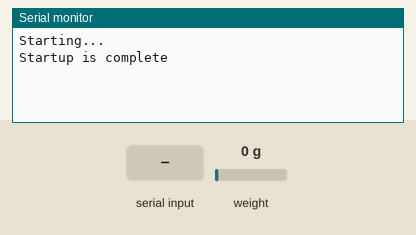
This sketch was run on a simulated Arduino Uno, built with avr-gcc and run on an emulated ATmega328P. On the bench: the last lines printed to the serial monitor. The inputs (shaded band) are chosen by the test bench; at power-on: weight on the scale 0 g.

Above: at 3.6 s.
3.7 s: "t\n" received over Serial
At 4.6 s:
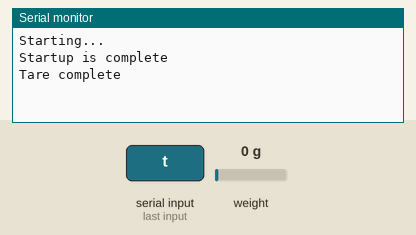
5.2 s: "90,45\n" received over Serial
At 5.8 s:
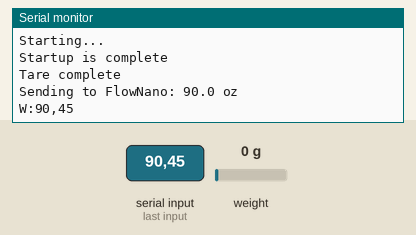
6.7 s: "5\n" received over Serial
At 8.0 s:
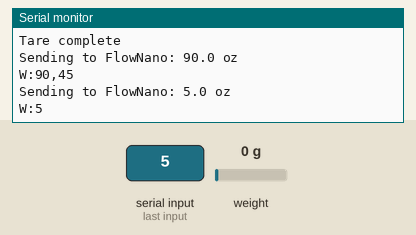

The sketch:

testingArdNano.ino
```cpp
/*
   -------------------------------------------------------------------------------------
   HX711_ADC Streamlined for Specific Project
   -------------------------------------------------------------------------------------
*/
#include <HX711_ADC.h>
#include <SoftwareSerial.h>
// SoftwareSerial for communicating with FlowNano
// RX pin 2 (not used), TX pin 3 → Connect pin 3 to Nano 33 IoT RX1
SoftwareSerial nanoSerial(2, 3); // RX, TX
//pins:
const int HX711_dout = 4; //mcu > HX711 dout pin
const int HX711_sck = 5; //mcu > HX711 sck pin
//HX711 constructor:
HX711_ADC LoadCell(HX711_dout, HX711_sck);
unsigned long t = 0;
String inputBuffer = "";
void setup() {
  Serial.begin(9600); delay(10);
  nanoSerial.begin(9600); // Initialize SoftwareSerial to send to FlowNano
  Serial.println();
  Serial.println("Starting...");
  LoadCell.begin();
  // precision right after power-up can be improved by adding a few seconds of stabilizing time
  unsigned long stabilizingtime = 2000;
  boolean _tare = true; //set this to false if you don't want tare to be performed in the next step
  LoadCell.start(stabilizingtime, _tare);
  if (LoadCell.getTareTimeoutFlag() || LoadCell.getSignalTimeoutFlag()) {
    Serial.println("Timeout, check MCU>HX711 wiring and pin designations");
    while (1);
  }
  else {
    // Hard-coded calibration factor
    LoadCell.setCalFactor(395.0);
    Serial.println("Startup is complete");
  }
}
void loop() {
  /*
  static boolean newDataReady = 0;
  // Set to 2000 to print every 2 seconds
  const int serialPrintInterval = 2000;
  // check for new data/start next conversion:
  if (LoadCell.update()) newDataReady = true;
  // get smoothed value from the dataset:
  if (newDataReady) {
    if (millis() > t + serialPrintInterval) {
      float weight = LoadCell.getData();
      Serial.println(weight);
      // Optionally send real sensor data to FlowNano
      // Serial1.println(weight);
      newDataReady = 0;
      t = millis();
    }
  }
*/
  // receive command from serial terminal
  while (Serial.available() > 0) {
    char c = Serial.read();
    // When newline received, process the buffered input
    if (c == '\n' || c == '\r') {
      if (inputBuffer.length() > 0) {
        inputBuffer.trim();
        if (inputBuffer == "t") {
          LoadCell.tareNoDelay();
        } else {
          float val = inputBuffer.toFloat();
          if (val > 0) {
            Serial.print("Sending to FlowNano: ");
            Serial.print(val, 1);
            Serial.println(" oz");
            // Tagged format so FlowNano can filter from debug messages
            Serial.println("W:" + inputBuffer);
          } else {
            Serial.println("Invalid input. Enter a number (oz) or 't' to tare.");
          }
        }
        inputBuffer = "";
      }
    } else {
      inputBuffer += c;
    }
  }
  // check if last tare operation is complete
  if (LoadCell.getTareStatus() == true) {
    Serial.println("Tare complete");
  }
}
```

Measured:
- after the input at 3.7 s, the serial monitor: prints a new line at once (image 1)
- after the input at 5.2 s, the serial monitor: prints a new line at once (image 2)
- after the input at 6.7 s, the serial monitor: prints a new line at once (image 3)
